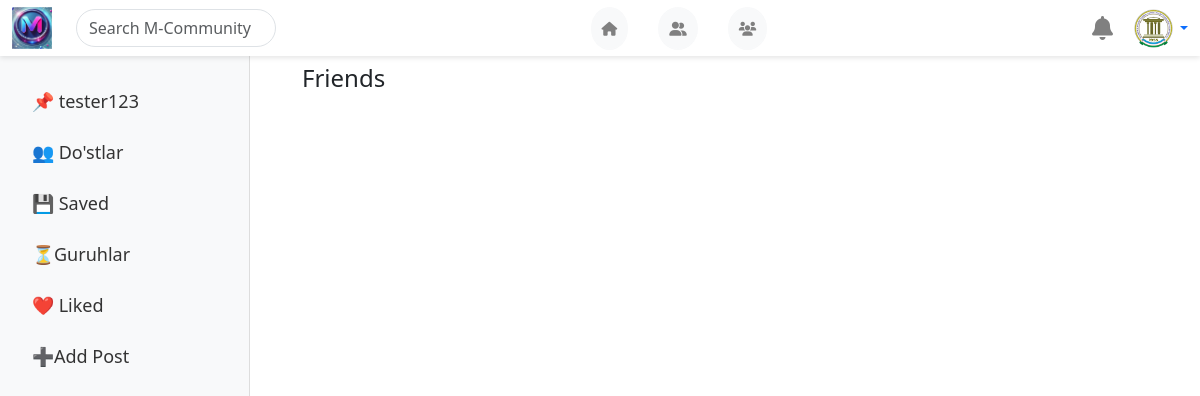
The app's page /posts/friends/ (signed in), older data.
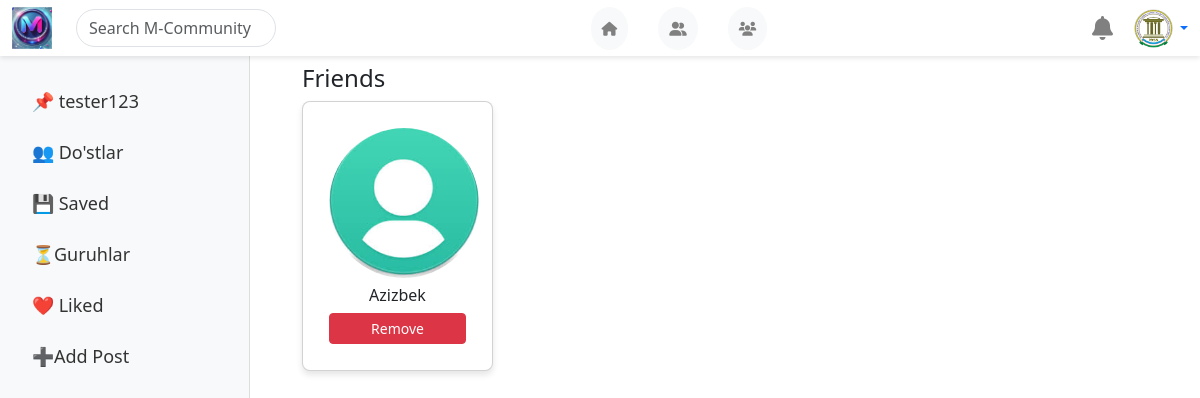
The same page, newer data.
### accounts/models.py (models this page shows, shortened)
class CustomUser(AbstractUser):
    age = models.PositiveIntegerField(blank=True,null=True)
    image = models.ImageField(upload_to='account_images/',default='images/images.jpg')

class FriendShip(models.Model):
    user = models.ForeignKey(CustomUser,on_delete=models.CASCADE,related_name='friends')
    friend = models.ForeignKey(CustomUser,on_delete=models.CASCADE,related_name='friend_of')
    created_at = models.DateField(auto_now=True)
    class Meta:
        unique_together = ('user','friend')

### posts/views.py (the view)
# urls.py: path('friends/',views.friends_view,name='friends')
def friends_view(request):
    friends = FriendShip.objects.filter(user=request.user)
    context = {
        'friends':friends
    }
    return render(request,'friends.html',context=context)

### templates/friends.html (shortened to what this page needs)
{% extends 'base.html' %}
{% block content %}
<div class="container mt-4">
    <h4>Friends</h4>
    <div class="row">
        {% for friend in friends %}
        <div class="col-md-3">
            <div class="card friend-card">
                <div class="card-body text-center">
                    <div class="avatar-container">
                        {% if friend.friend.image %}
                            <img src="{{ friend.friend.image.url }}" class="avatar">
                        {% else %}
                            <img src="https://via.placeholder.com/150" class="avatar">
                        {% endif %}
                    </div>
                    <h6 class="mt-2">{{ friend.friend.username }}</h6>
                    <a href="{% url 'remove_friend' friend.friend.username %}" class="btn btn-sm btn-danger w-100">Remove</a>
                </div>
            </div>
        </div>
        {% endfor %}
    </div>
</div>
{% endblock %}

### templates/base.html (shortened to what this page needs)
{% load static %}
<!DOCTYPE html>
<html lang="uz">
<head>
    <link rel="stylesheet" href="https://cdn.jsdelivr.net/npm/bootstrap@5.3.0/dist/css/bootstrap.min.css">
    <link rel="stylesheet" href="https://cdnjs.cloudflare.com/ajax/libs/font-awesome/6.4.2/css/all.min.css">
</head>
<body>
<nav class="navbar navbar-expand-lg fixed-top">
    <div class="container-fluid d-flex align-items-center justify-content-center w-100">
        <div class="d-flex align-items-center">
            <a href="#" class="navbar-brand">
                <img src="{% static 'images/logo1.jpg' %}" width="40" alt="Logo">
            </a>
            <input type="text" class="form-control rounded-pill ms-2 d-none d-md-block"
                   placeholder="Search M-Community" style="max-width: 200px;">
        </div>
        <div class="d-flex justify-content-center flex-grow-1">
            <a href="{% url 'home' %}" class="btn btn-light nav-icon" data-bs-toggle="tooltip" title="Asosiy sahifa">
                <i class="fas fa-home"></i>
            </a>
            <a href="{% url 'friends' %}" class="btn btn-light nav-icon" data-bs-toggle="tooltip" title="Do‘stlar">
                <i class="fas fa-user-friends"></i>
            </a>
            <a href="{% url 'group_list' %}" class="btn btn-light nav-icon" data-bs-toggle="tooltip" title="Guruhlar">
                <i class="fas fa-users"></i>
            </a>
        </div>
        <div class="d-flex align-items-center">
            <div class="dropdown">
                <a href="#" class="nav-icon position-relative" id="notificationDropdown" data-bs-toggle="dropdown">
                    <i class="fas fa-bell"></i>
                </a>
            </div>
            <div class="dropdown ms-2">
                <a href="#" class="d-flex align-items-center text-decoration-none dropdown-toggle" data-bs-toggle="dropdown">
                    <img src="{{user.image.url}}" class="profile-img">
                </a>
            </div>
        </div>
    </div>
</nav>
<div class="container-fluid">
    <div class="row">
        <nav class="sidebar">
            <ul class="nav flex-column">
                <li class="nav-item"><a class="nav-link" href="{% url 'profile' user.username  %}">📌 {{user.username}}</a></li>
                <li class="nav-item"><a class="nav-link" href="{% url 'friends' %}">👥 Do'stlar</a></li>
                <li class="nav-item"><a class="nav-link" href="{% url 'saved_post' %}">💾 Saved</a></li>
                <li class="nav-item"><a class="nav-link" href="{% url 'group_list' %}">⏳Guruhlar</a></li>
                <li class="nav-item"><a class="nav-link" href="{% url 'liked_post' %}">❤️ Liked</a></li>
                <li class="nav-item"><a class="nav-link" href="{% url 'add_post' %}">➕Add Post</a></li>
            </ul>
        </nav>
        <main class="main-content">
            {% block content %}
            {% endblock content %}
        </main>
    </div>
</div>
</body>
</html>

### templates/base.html (style rules this page uses)
.navbar { background-color: white; box-shadow: 0 2px 5px rgba(0, 0, 0, 0.1); }
.nav-icon { font-size: 1.5rem; margin-left: 30px; color: gray; padding: 10px; border-radius: 50%; transition: background 0.3s, text-decoration 0.3s; text-decoration: none; }
.profile-img { width: 45px; height: 45px; border-radius: 50%; object-fit: cover; cursor: pointer; }
.navbar { height: 56px; }
.sidebar { position: fixed; top: 56px; left: 0; width: 250px; height: calc(100vh - 56px); background-color: #f8f9fa; padding-top: 20px; border-right: 1px solid #ddd; overflow-y: auto; }
.sidebar .nav-link { font-size: 18px; font-weight: 500; color: #333; padding: 12px 20px; transition: background 0.3s, color 0.3s; }
.main-content { margin-left: 270px; padding: 20px; max-width: 900px; width: 100%; margin-top: 20px; }

### templates/friends.html (style rules this page uses)
.friend-card { box-shadow: 0 4px 6px rgba(0, 0, 0, 0.1); border-radius: 8px; padding: 10px; }
.avatar-container { width: 150px; height: 150px; margin: auto; }
.avatar { width: 100%; height: 100%; border-radius: 50%; object-fit: cover; }
.btn { font-size: 14px; }

Row changes from the older to the newer data that the page shows:
added FriendShip: friend.image (picture), friend.username "Azizbek"
